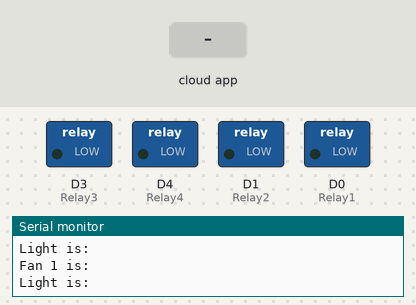
The sketch below on a simulated ESP8266 (NodeMCU). On the bench: switched loads named in the sketch (green lamp = pin HIGH), the last lines printed to the serial monitor. Inputs (shaded band) come from the test bench. WiFi joins after 1.5 s; servers stay silent unless stated; the Firebase database answers and starts empty.

Above: at 2.7 s.
2.8 s: the phone or cloud app sets value to on
At 4.5 s:
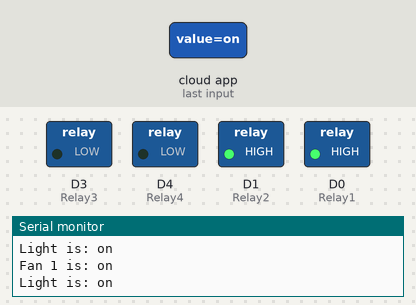
5.2 s: the phone or cloud app sets value to off
At 5.9 s:
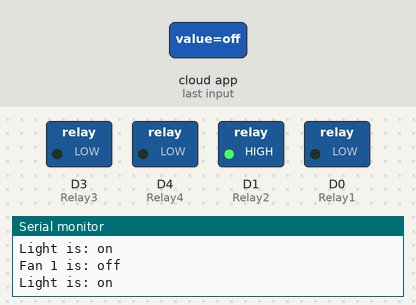
Timing chart, 0 to 8.2 s (numbered marks = the images above; inputs shaded):
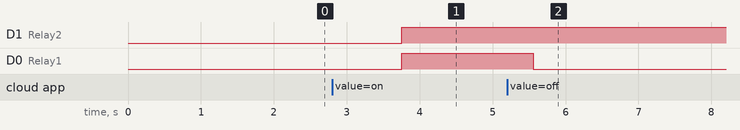

The sketch:

Ver051.ino
```cpp
// coppy ver 01
#include <ESP8266WiFi.h>
#include<FirebaseArduino.h>
// Host address
#define FIREBASE_HOST "version02-06-06-2019.firebaseio.com"                     //Your Firebase Project URL goes here without "http:" , "\" and "/"
#define FIREBASE_AUTH "4NngSjZZZxeTAwKVYgRmYJc6U9yJi79A0LSMm24k"       //Your Firebase Database Secret goes here
#define WIFI_SSID "Cherry F2"             //your WiFi SSID for which yout NodeMCU connects
#define WIFI_PASSWORD "yeuanhthivao"        //Password of your wifi network

#define Relay1 D0
#define Relay2 D1
#define Relay3 D3
#define Relay4 D4
#define Relay5 D5

int val1, val2, val3, val4;
int State1, State2, State3, State4, State5;
void setup()
{
  Serial.begin(115200);                                                   // Select the same baud rate if you want to see the datas on Serial Monitor
  pinMode(Relay1, OUTPUT);
  pinMode(Relay2, OUTPUT);
  pinMode(Relay3, OUTPUT);
  pinMode(Relay4, OUTPUT);
  // define value of relay
  digitalWrite(Relay1, State1);
  digitalWrite(Relay2, State2);
  digitalWrite(Relay3, State3);
  digitalWrite(Relay4, State4);
  WiFi.begin(WIFI_SSID,WIFI_PASSWORD);
  Serial.print("Dang ket noi...");
  while (WiFi.status()!=WL_CONNECTED){
    Serial.print(".");
    delay(500);
  }
  Serial.println();
  Serial.print("Da ket noi: ");
  Serial.println(WiFi.localIP());
  // Firebase setup
  Firebase.begin(FIREBASE_HOST,FIREBASE_AUTH);

}
void firebasereconnect()
{
    Serial.println("Dang co gang ket noi lai");
    Firebase.begin(FIREBASE_HOST, FIREBASE_AUTH);
 }

void loop()
{
   if (Firebase.failed())
      {
      Serial.print("setting number failed:");
      Serial.println(Firebase.error());
      firebasereconnect();
      return;
      }
  // Setup Firebase web, have child
  String State1 = Firebase.getString("HOME/fan/value");
  String State2 = Firebase.getString("HOME/light/value");
  String allDevice = Firebase.getString("HOME/all devices/value");

  if(State1 == "on")
  {
    digitalWrite(Relay1, HIGH);
  }
  else if( State1 == "off")
  {
    digitalWrite(Relay1, LOW);
  }
  Serial.print("Fan 1 is: ");
  Serial.println(State1);
  if(State2 == "on")
  {
    digitalWrite(Relay2, HIGH);
  }
  else if(State2 == "off")
  {
    digitalWrite(Relay2, LOW);
  }
  Serial.print("Light is: ");
  Serial.println(State2);
  if(allDevice == "on")
  {
    Firebase.setString("HOME/fan/value", "on");
    Firebase.setString("HOME/light/value", "on");
    Serial.print("allDevice is on");
    Firebase.setString("HOME/all devices/value", "NULL");
  }
  else if(allDevice == "off")
  {
    Firebase.setString("HOME/fan/value", "off");
    Firebase.setString("HOME/light/value", "off");
    Serial.print("allDevice is off");
    Firebase.setString("HOME/all devices/value", "NULL");
  }
  Serial.print("\n");
}
```

Measured:
- after the input at 2.8 s, D1 (Relay2), D0 (Relay1): LOW → HIGH after 0.95 s
- after the input at 5.2 s, D0 (Relay1): HIGH → LOW after 0.36 s
